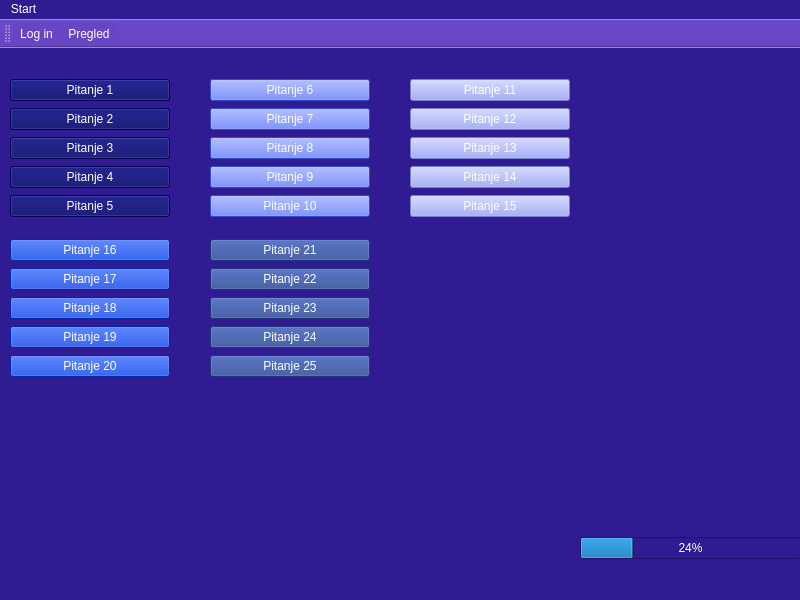
<?xml version="1.0" encoding="UTF-8"?>
<ui version="4.0">
 <class>MainWindow</class>
 <widget class="QMainWindow" name="MainWindow">
  <property name="geometry">
   <rect>
    <x>0</x>
    <y>0</y>
    <width>800</width>
    <height>600</height>
   </rect>
  </property>
  <property name="windowTitle">
   <string>MainWindow</string>
  </property>
  <property name="styleSheet">
   <string notr="true">color: rgb(255, 255, 255);
background-color: rgb(49, 27, 146);</string>
  </property>
  <widget class="QWidget" name="centralwidget">
   <widget class="QWidget" name="gridLayoutWidget">
    <property name="geometry">
     <rect>
      <x>210</x>
      <y>30</y>
      <width>160</width>
      <height>141</height>
     </rect>
    </property>
    <layout class="QGridLayout" name="gridLayout">
     <item row="3" column="0">
      <widget class="QPushButton" name="pushButton_22">
       <property name="enabled">
        <bool>false</bool>
       </property>
       <property name="styleSheet">
        <string notr="true">background-color: rgb(61, 90, 254);
color: rgb(255, 255, 255);</string>
       </property>
       <property name="text">
        <string>Pitanje 9</string>
       </property>
      </widget>
     </item>
     <item row="0" column="0">
      <widget class="QPushButton" name="pushButton_24">
       <property name="enabled">
        <bool>false</bool>
       </property>
       <property name="styleSheet">
        <string notr="true">background-color: rgb(61, 90, 254);
color: rgb(255, 255, 255);</string>
       </property>
       <property name="text">
        <string>Pitanje 6</string>
       </property>
      </widget>
     </item>
     <item row="4" column="0">
      <widget class="QPushButton" name="pushButton_21">
       <property name="enabled">
        <bool>false</bool>
       </property>
       <property name="styleSheet">
        <string notr="true">background-color: rgb(61, 90, 254);
color: rgb(255, 255, 255);</string>
       </property>
       <property name="text">
        <string>Pitanje 10</string>
       </property>
      </widget>
     </item>
     <item row="2" column="0">
      <widget class="QPushButton" name="pushButton_23">
       <property name="enabled">
        <bool>false</bool>
       </property>
       <property name="styleSheet">
        <string notr="true">background-color: rgb(61, 90, 254);
color: rgb(255, 255, 255);</string>
       </property>
       <property name="text">
        <string>Pitanje 8</string>
       </property>
      </widget>
     </item>
     <item row="1" column="0">
      <widget class="QPushButton" name="pushButton_25">
       <property name="enabled">
        <bool>false</bool>
       </property>
       <property name="styleSheet">
        <string notr="true">background-color: rgb(61, 90, 254);
color: rgb(255, 255, 255);</string>
       </property>
       <property name="text">
        <string>Pitanje 7</string>
       </property>
      </widget>
     </item>
    </layout>
   </widget>
   <widget class="QWidget" name="gridLayoutWidget_2">
    <property name="geometry">
     <rect>
      <x>10</x>
      <y>30</y>
      <width>160</width>
      <height>141</height>
     </rect>
    </property>
    <layout class="QGridLayout" name="gridLayout_2">
     <item row="2" column="0">
      <widget class="QPushButton" name="pushButton_29">
       <property name="enabled">
        <bool>false</bool>
       </property>
       <property name="styleSheet">
        <string notr="true">background-color: rgb(0, 0, 99);
alternate-background-color: rgb(255, 85, 0);
color: rgb(255, 255, 255);</string>
       </property>
       <property name="text">
        <string>Pitanje 3</string>
       </property>
      </widget>
     </item>
     <item row="1" column="0">
      <widget class="QPushButton" name="pushButton_30">
       <property name="enabled">
        <bool>false</bool>
       </property>
       <property name="styleSheet">
        <string notr="true">background-color: rgb(0, 0, 99);
alternate-background-color: rgb(255, 85, 0);
color: rgb(255, 255, 255);</string>
       </property>
       <property name="text">
        <string>Pitanje 2</string>
       </property>
      </widget>
     </item>
     <item row="4" column="0">
      <widget class="QPushButton" name="pushButton_28">
       <property name="enabled">
        <bool>false</bool>
       </property>
       <property name="styleSheet">
        <string notr="true">background-color: rgb(0, 0, 99);
alternate-background-color: rgb(255, 85, 0);
color: rgb(255, 255, 255);</string>
       </property>
       <property name="text">
        <string>Pitanje 5</string>
       </property>
      </widget>
     </item>
     <item row="3" column="0">
      <widget class="QPushButton" name="pushButton_26">
       <property name="enabled">
        <bool>false</bool>
       </property>
       <property name="styleSheet">
        <string notr="true">background-color: rgb(0, 0, 99);
alternate-background-color: rgb(255, 85, 0);
color: rgb(255, 255, 255);</string>
       </property>
       <property name="text">
        <string>Pitanje 4</string>
       </property>
      </widget>
     </item>
     <item row="0" column="0">
      <widget class="QPushButton" name="pushButton_27">
       <property name="enabled">
        <bool>false</bool>
       </property>
       <property name="styleSheet">
        <string notr="true">background-color: rgb(0, 0, 99);
alternate-background-color: rgb(255, 85, 0);
color: rgb(255, 255, 255);</string>
       </property>
       <property name="text">
        <string>Pitanje 1</string>
       </property>
      </widget>
     </item>
    </layout>
   </widget>
   <widget class="QWidget" name="gridLayoutWidget_3">
    <property name="geometry">
     <rect>
      <x>210</x>
      <y>190</y>
      <width>160</width>
      <height>141</height>
     </rect>
    </property>
    <layout class="QGridLayout" name="gridLayout_3">
     <item row="2" column="0">
      <widget class="QPushButton" name="pushButton_31">
       <property name="enabled">
        <bool>false</bool>
       </property>
       <property name="styleSheet">
        <string notr="true">background-color: rgb(38, 65, 143);
color: rgb(255, 255, 255);</string>
       </property>
       <property name="text">
        <string>Pitanje 23</string>
       </property>
      </widget>
     </item>
     <item row="1" column="0">
      <widget class="QPushButton" name="pushButton_32">
       <property name="enabled">
        <bool>false</bool>
       </property>
       <property name="styleSheet">
        <string notr="true">background-color: rgb(38, 65, 143);
color: rgb(255, 255, 255);</string>
       </property>
       <property name="text">
        <string>Pitanje 22</string>
       </property>
      </widget>
     </item>
     <item row="4" column="0">
      <widget class="QPushButton" name="pushButton_33">
       <property name="enabled">
        <bool>false</bool>
       </property>
       <property name="styleSheet">
        <string notr="true">background-color: rgb(38, 65, 143);
color: rgb(255, 255, 255);</string>
       </property>
       <property name="text">
        <string>Pitanje 25</string>
       </property>
      </widget>
     </item>
     <item row="3" column="0">
      <widget class="QPushButton" name="pushButton_34">
       <property name="enabled">
        <bool>false</bool>
       </property>
       <property name="styleSheet">
        <string notr="true">background-color: rgb(38, 65, 143);
color: rgb(255, 255, 255);</string>
       </property>
       <property name="text">
        <string>Pitanje 24</string>
       </property>
      </widget>
     </item>
     <item row="0" column="0">
      <widget class="QPushButton" name="pushButton_35">
       <property name="enabled">
        <bool>false</bool>
       </property>
       <property name="styleSheet">
        <string notr="true">background-color: rgb(38, 65, 143);
color: rgb(255, 255, 255);</string>
       </property>
       <property name="text">
        <string>Pitanje 21</string>
       </property>
      </widget>
     </item>
    </layout>
   </widget>
   <widget class="QWidget" name="gridLayoutWidget_4">
    <property name="geometry">
     <rect>
      <x>410</x>
      <y>30</y>
      <width>160</width>
      <height>141</height>
     </rect>
    </property>
    <layout class="QGridLayout" name="gridLayout_4">
     <item row="1" column="0">
      <widget class="QPushButton" name="pushButton_38">
       <property name="enabled">
        <bool>false</bool>
       </property>
       <property name="styleSheet">
        <string notr="true">background-color: rgb(142, 153, 243);
color: rgb(255, 255, 255);</string>
       </property>
       <property name="text">
        <string>Pitanje 11</string>
       </property>
      </widget>
     </item>
     <item row="6" column="0">
      <widget class="QPushButton" name="pushButton_37">
       <property name="enabled">
        <bool>false</bool>
       </property>
       <property name="styleSheet">
        <string notr="true">background-color: rgb(142, 153, 243);
color: rgb(255, 255, 255);</string>
       </property>
       <property name="text">
        <string>Pitanje 15</string>
       </property>
      </widget>
     </item>
     <item row="3" column="0">
      <widget class="QPushButton" name="pushButton_36">
       <property name="enabled">
        <bool>false</bool>
       </property>
       <property name="styleSheet">
        <string notr="true">background-color: rgb(142, 153, 243);
color: rgb(255, 255, 255);</string>
       </property>
       <property name="text">
        <string>Pitanje 12</string>
       </property>
      </widget>
     </item>
     <item row="4" column="0">
      <widget class="QPushButton" name="pushButton_39">
       <property name="enabled">
        <bool>false</bool>
       </property>
       <property name="styleSheet">
        <string notr="true">background-color: rgb(142, 153, 243);
color: rgb(255, 255, 255);</string>
       </property>
       <property name="text">
        <string>Pitanje 13</string>
       </property>
      </widget>
     </item>
     <item row="5" column="0">
      <widget class="QPushButton" name="pushButton_40">
       <property name="enabled">
        <bool>false</bool>
       </property>
       <property name="styleSheet">
        <string notr="true">background-color: rgb(142, 153, 243);
color: rgb(255, 255, 255);</string>
       </property>
       <property name="text">
        <string>Pitanje 14</string>
       </property>
      </widget>
     </item>
    </layout>
   </widget>
   <widget class="QWidget" name="gridLayoutWidget_5">
    <property name="geometry">
     <rect>
      <x>10</x>
      <y>190</y>
      <width>160</width>
      <height>141</height>
     </rect>
    </property>
    <layout class="QGridLayout" name="gridLayout_5">
     <item row="3" column="0">
      <widget class="QPushButton" name="pushButton_41">
       <property name="enabled">
        <bool>false</bool>
       </property>
       <property name="styleSheet">
        <string notr="true">background-color: rgb(0, 49, 202);
color: rgb(255, 255, 255);</string>
       </property>
       <property name="text">
        <string>Pitanje 19</string>
       </property>
      </widget>
     </item>
     <item row="0" column="0">
      <widget class="QPushButton" name="pushButton_42">
       <property name="enabled">
        <bool>false</bool>
       </property>
       <property name="styleSheet">
        <string notr="true">background-color: rgb(0, 49, 202);
color: rgb(255, 255, 255);</string>
       </property>
       <property name="text">
        <string>Pitanje 16</string>
       </property>
      </widget>
     </item>
     <item row="4" column="0">
      <widget class="QPushButton" name="pushButton_43">
       <property name="enabled">
        <bool>false</bool>
       </property>
       <property name="styleSheet">
        <string notr="true">background-color: rgb(0, 49, 202);
color: rgb(255, 255, 255);</string>
       </property>
       <property name="text">
        <string>Pitanje 20</string>
       </property>
      </widget>
     </item>
     <item row="2" column="0">
      <widget class="QPushButton" name="pushButton_44">
       <property name="enabled">
        <bool>false</bool>
       </property>
       <property name="styleSheet">
        <string notr="true">background-color: rgb(0, 49, 202);
color: rgb(255, 255, 255);</string>
       </property>
       <property name="text">
        <string>Pitanje 18</string>
       </property>
      </widget>
     </item>
     <item row="1" column="0">
      <widget class="QPushButton" name="pushButton_45">
       <property name="enabled">
        <bool>false</bool>
       </property>
       <property name="styleSheet">
        <string notr="true">background-color: rgb(0, 49, 202);
color: rgb(255, 255, 255);</string>
       </property>
       <property name="text">
        <string>Pitanje 17</string>
       </property>
      </widget>
     </item>
    </layout>
   </widget>
   <widget class="QLabel" name="label">
    <property name="geometry">
     <rect>
      <x>10</x>
      <y>480</y>
      <width>161</width>
      <height>31</height>
     </rect>
    </property>
    <property name="text">
     <string/>
    </property>
   </widget>
   <widget class="QWidget" name="gridLayoutWidget_6">
    <property name="geometry">
     <rect>
      <x>580</x>
      <y>460</y>
      <width>221</width>
      <height>80</height>
     </rect>
    </property>
    <layout class="QGridLayout" name="gridLayout_6">
     <item row="0" column="0">
      <widget class="QProgressBar" name="progressBar">
       <property name="styleSheet">
        <string notr="true">color: rgb(255, 255, 255);</string>
       </property>
       <property name="value">
        <number>24</number>
       </property>
      </widget>
     </item>
    </layout>
   </widget>
  </widget>
  <widget class="QMenuBar" name="menubar">
   <property name="geometry">
    <rect>
     <x>0</x>
     <y>0</y>
     <width>800</width>
     <height>21</height>
    </rect>
   </property>
   <widget class="QMenu" name="menuMenu">
    <property name="title">
     <string>Start</string>
    </property>
    <addaction name="actionLog"/>
    <addaction name="actionPregled"/>
   </widget>
   <addaction name="menuMenu"/>
  </widget>
  <widget class="QStatusBar" name="statusbar"/>
  <widget class="QToolBar" name="toolBar">
   <property name="windowTitle">
    <string>toolBar</string>
   </property>
   <property name="styleSheet">
    <string notr="true">background-color: rgb(103, 70, 195);</string>
   </property>
   <attribute name="toolBarArea">
    <enum>TopToolBarArea</enum>
   </attribute>
   <attribute name="toolBarBreak">
    <bool>false</bool>
   </attribute>
   <addaction name="actionLog"/>
   <addaction name="actionPregled"/>
  </widget>
  <action name="actionLog">
   <property name="icon">
    <iconset resource="ikonice.qrc">
     <normaloff>:/slike/loginicon.png</normaloff>:/slike/loginicon.png</iconset>
   </property>
   <property name="text">
    <string>Log in</string>
   </property>
  </action>
  <action name="actionslika1">
   <property name="enabled">
    <bool>false</bool>
   </property>
   <property name="icon">
    <iconset>
     <normalon>icons8-login-48.png</normalon>
    </iconset>
   </property>
   <property name="text">
    <string>slika1</string>
   </property>
  </action>
  <action name="actionPregled">
   <property name="icon">
    <iconset resource="ikonice.qrc">
     <normaloff>:/slike/pregled.png</normaloff>:/slike/pregled.png</iconset>
   </property>
   <property name="text">
    <string>Pregled</string>
   </property>
  </action>
 </widget>
 <resources>
  <include location="ikonice.qrc"/>
 </resources>
 <connections/>
</ui>
